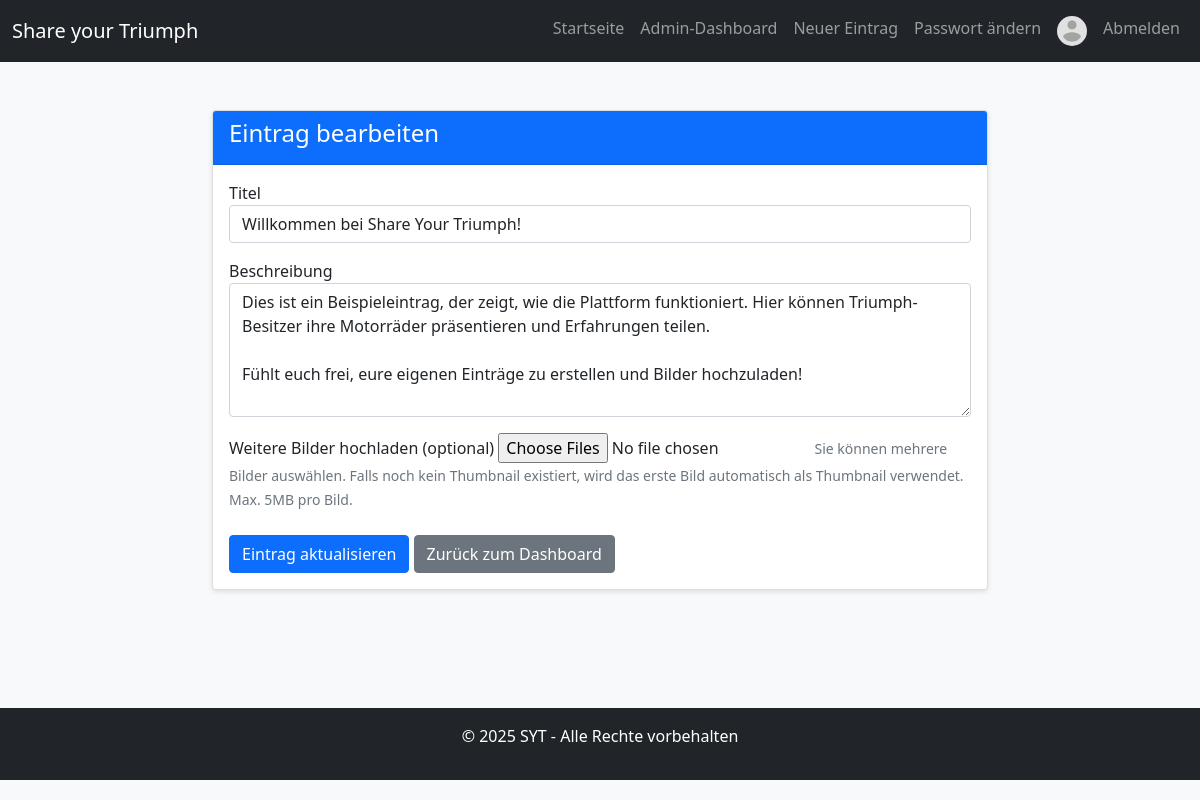
Page /edit_entry.php?id=1 (signed in) on the committed database.
### tables this page shows
CREATE TABLE IF NOT EXISTS eintraege (
    id INT AUTO_INCREMENT PRIMARY KEY,
    benutzer_id INT NOT NULL,
    titel VARCHAR(100) NOT NULL,
    beschreibung TEXT NOT NULL,
    erstellt_am DATETIME NOT NULL,
    aktualisiert_am DATETIME DEFAULT NULL,
    FOREIGN KEY (benutzer_id) REFERENCES benutzer(id) ON DELETE CASCADE
);

### public/edit_entry.php (the view, shortened to what this page needs)
<?php
require_once '../config/database.php';
$eintrag_id = isset($_GET['id']) ? (int)$_GET['id'] : 0;
$stmt = $pdo->prepare("
    SELECT id, titel, beschreibung
    FROM eintraege
    WHERE id = :id AND benutzer_id = :benutzer_id
    LIMIT 1
");
$stmt->execute([
    'id' => $eintrag_id,
    'benutzer_id' => $_SESSION['user_id']
]);
$eintrag = $stmt->fetch();
$fehler = [];
$success = false;
include_once '../includes/header.php';
?>
<div class="container mt-5">
    <div class="row">
        <div class="col-md-8 mx-auto">
            <div class="card">
                <div class="card-header bg-primary text-white">
                    <h4>Eintrag bearbeiten</h4>
                </div>
                <div class="card-body">
                    <?php if ($success): ?>
                        <div class="alert alert-success">
                            Eintrag erfolgreich aktualisiert! Sie werden weitergeleitet...
                        </div>
                        <script>
                            setTimeout(function() {
                                window.location.href = 'dashboard.php?success=updated';
                            }, 2000);
                        </script>
                    <?php else: ?>
                        <form method="post" action="<?php echo htmlspecialchars($_SERVER['PHP_SELF'] . '?id=' . $eintrag_id); ?>" enctype="multipart/form-data" novalidate>
                            <div class="form-group">
                                <label for="titel">Titel</label>
                                <input type="text" name="titel" id="titel"
                                       class="form-control <?php echo isset($fehler['titel']) ? 'is-invalid' : ''; ?>"
                                       value="<?php echo isset($_POST['titel']) ? htmlspecialchars($_POST['titel']) : htmlspecialchars($eintrag['titel']); ?>"
                                       required minlength="3" maxlength="100">
                            </div>
                            <div class="form-group mt-3">
                                <label for="beschreibung">Beschreibung</label>
                                <textarea name="beschreibung" id="beschreibung"
                                          class="form-control <?php echo isset($fehler['beschreibung']) ? 'is-invalid' : ''; ?>"
                                          rows="5" required minlength="10" maxlength="1000"><?php echo isset($_POST['beschreibung']) ? htmlspecialchars($_POST['beschreibung']) : htmlspecialchars($eintrag['beschreibung']); ?></textarea>
                            </div>
                            <div class="form-group mt-3">
                                <label for="bilder">Weitere Bilder hochladen (optional)</label>
                                <input type="file" name="bilder[]" id="bilder" class="form-control-file" accept="image/jpeg, image/png, image/gif" multiple>
                                <small class="form-text text-muted">Sie können mehrere Bilder auswählen. Falls noch kein Thumbnail existiert, wird das erste Bild automatisch als Thumbnail verwendet. Max. 5MB pro Bild.</small>
                            </div>
                            <div class="form-group mt-4">
                                <button type="submit" class="btn btn-primary">Eintrag aktualisieren</button>
                                <a href="dashboard.php" class="btn btn-secondary ml-2">Zurück zum Dashboard</a>
                            </div>
                        </form>
                    <?php endif; ?>
                </div>
            </div>
        </div>
    </div>
</div>
<?php
include_once '../includes/footer.php';
?>

### public/css/style.css (style rules this page uses)
body { padding-bottom: 20px; background-color: #f8f9fa; }
.container { max-width: 1200px; }
.card { box-shadow: 0 2px 5px rgba(0, 0, 0, 0.1); margin-bottom: 20px; }
.card-header { font-weight: bold; }
html, body { height: 100%; margin: 0; }
body { display: flex; flex-direction: column; min-height: 100vh; }

### rows in the picture
eintraege: titel "Willkommen bei Share Your Triumph!", beschreibung "Dies ist ein Beispieleintrag, der zeigt, wie die Plattform funktioniert. Hier können Triumph-Besitzer ihre Motorräder präsentieren und Erfahrungen teilen. Fühlt euch frei, eure eigenen Einträge zu erstellen und Bilder hochzuladen!"
